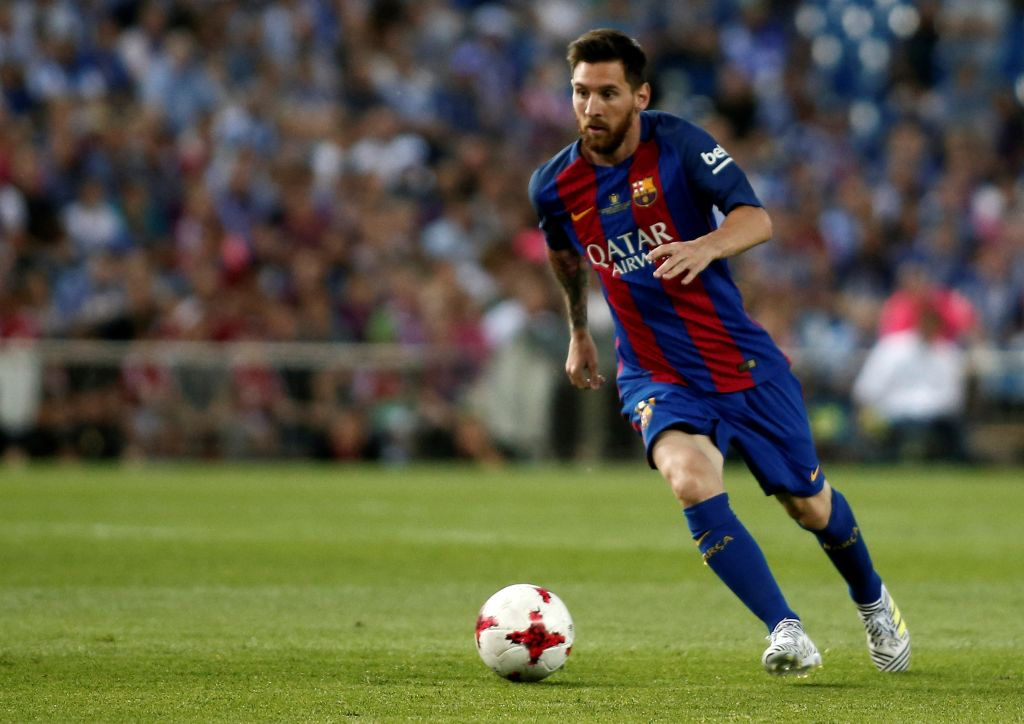
#> input picture mesi.jpg, 1024 x 724 px
$ python template_maching.py
#> lines starting #> are read from the running program, lines starting #| are printed output that depends on the picture; after the words box and inside, x2 and y2 are one past the last pixel; in counts of white or black regions, pixels touching at a corner belong together
import cv2
import numpy as np

img = cv2.imread("mesi.jpg")
#> img is the input picture: shape (724, 1024, 3); mean B, G, R 67.6, 92.6, 92
gray_img = cv2.cvtColor(img, cv2.COLOR_BGR2GRAY)
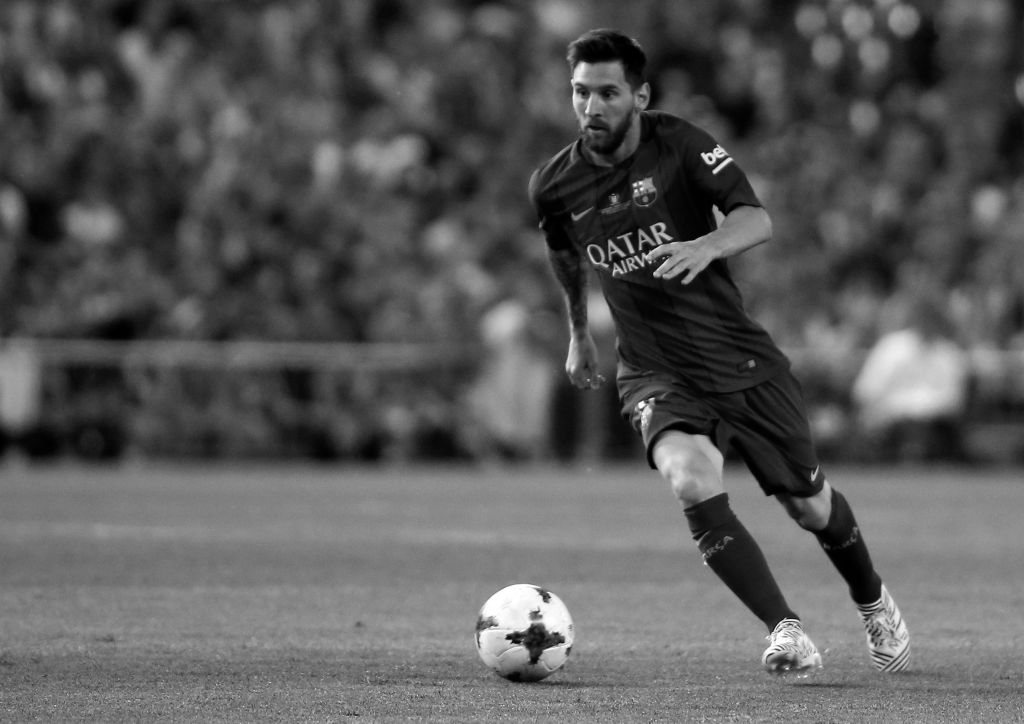
#> gray_img: shape (724, 1024); min 0, max 255, mean 89.6
template = cv2.imread("mesi_face.jpg", 0)
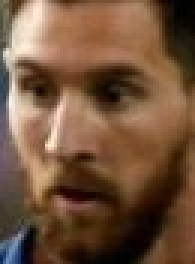
#> input picture mesi_face.jpg, 65 x 88 px (shown 3 times larger)
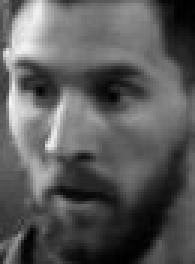
#> template: shape (88, 65) (shown 3 times larger); min 0, max 244, mean 89.9
w, h = template.shape[::-1]
#> w = 65; h = 88

res = cv2.matchTemplate(gray_img, template, cv2.TM_CCOEFF_NORMED)
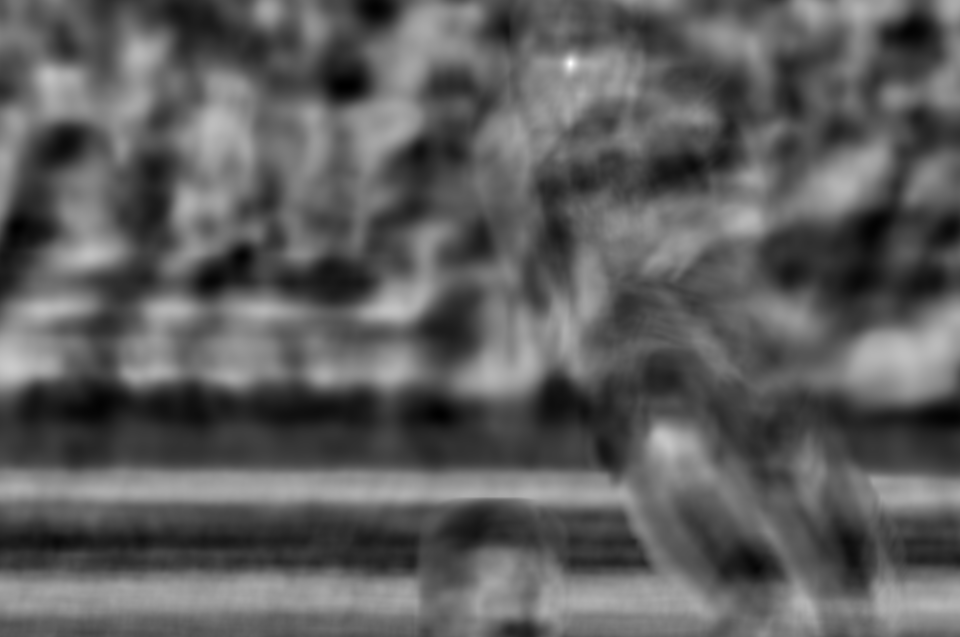
#> res: shape (637, 960) float32; min -0.621, max 0.999, mean -0.0219; drawn with min black and max white
print(res)
#> (printed output is left out)

threshold = 0.9;
loc = np.where(res >= threshold)
#> loc = 12 positions, rows 61 to 65, columns 569 to 571
print(loc)
#| (array([61, 62, 62, 62, 63, 63, 63, 64, 64, 64, 65, 65]), array([570, 569, 570, 571, 569, 570, 571, 569, 570, 571, 569, 570]))
for pt in zip(*loc[::-1]):
    cv2.rectangle(img, pt, (pt[0] + w, pt[1] + h), (0, 0, 255), 2)
#> this loop made 12 passes
#> pt on passes 1 to 12: (570, 61), (569, 62), (570, 62), (571, 62), (569, 63), (570, 63), (571, 63), (569, 64), (570, 64), (571, 64), (569, 65), (570, 65)
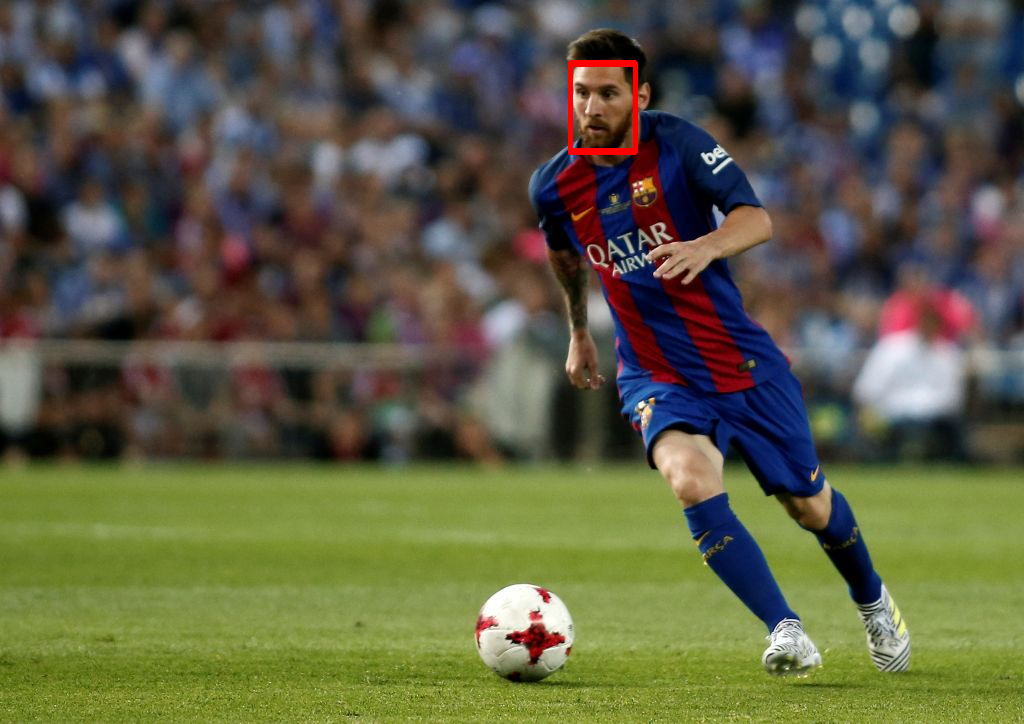
#> img: shape (724, 1024, 3); 0.24% of pixels changed, all inside (x1, y1, x2, y2) = (568, 60, 638, 155)

cv2.imshow("img", img)
cv2.waitKey(0)
cv2.destroyAllWindows()
